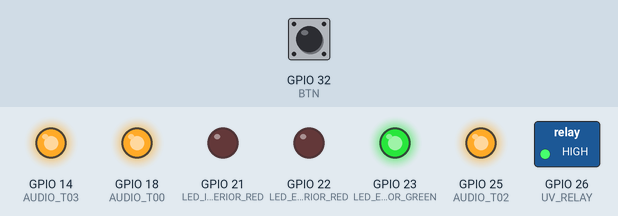
The sketch below on a simulated ESP32. Parts: switched loads named in the sketch (green lamp = pin HIGH), output pins drawn as LEDs (lit = HIGH). Inputs (shaded band) come from the test bench; at power-on: GPIO 32 (BTN) HIGH. Storage starts empty; pins used as bus, display or sensor lines are not drawn; what the sketch prints to the serial monitor is not drawn.

Above: at 1.2 s.
1.3 s: GPIO 32 (BTN) pulled LOW for 0.15 s
At 2.6 s:
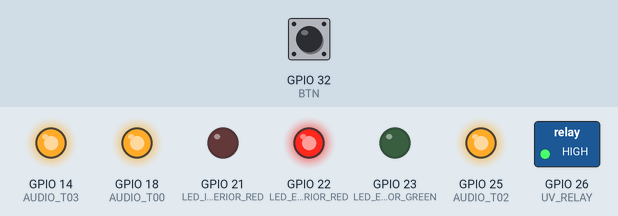
At 32.9 s:
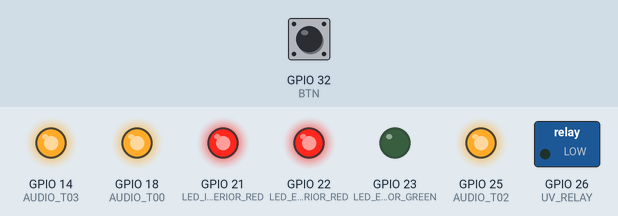
Timing chart, 0 to 33.4 s (numbered marks = the images above; inputs shaded):
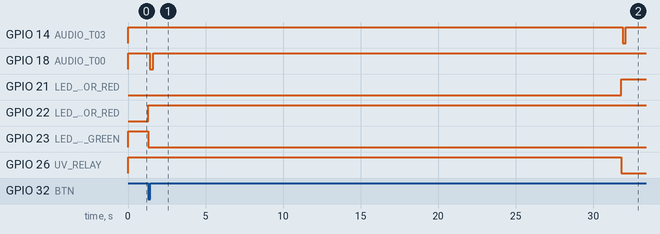

Measured:
- after the input at 1.3 s, GPIO 14 (AUDIO_T03): HIGH → LOW after 30.6 s, → HIGH 0.20 s later; GPIO 18 (AUDIO_T00): HIGH → LOW after 0.12 s, → HIGH 0.20 s later; GPIO 21 (LED_INTERIOR_RED): LOW → HIGH after 30.5 s; GPIO 22 (LED_EXTERIOR_RED): LOW → HIGH at once; GPIO 23 (LED_EXTERIOR_GREEN): HIGH → LOW at once

The sketch:

millipede-esp32.ino
```cpp
#include "WiFi.h"
#include "esp_bt.h"
#include "LittleFS.h"

#define BTN 32
#define UV_RELAY 26
#define LED_EXTERIOR_RED 22
#define LED_EXTERIOR_GREEN 23
#define LED_INTERIOR_RED 21
#define AUDIO_T00 18
#define AUDIO_T03 14
#define AUDIO_T02 25
#define AUDIO_RST 27

const char* countFile = "/counter.txt";

uint32_t readCount(){
  File f = LittleFS.open(countFile, "r");
  if (!f)
    return 0;
  uint32_t val = f.parseInt();
  f.close();
  return val;
}

void writeCount(uint32_t val){
  File f = LittleFS.open(countFile, "w");
  if (f){
    f.print(val);
    f.close();
  }
}

void triggerAudio(int pin){
  delay(100);
  digitalWrite(pin, LOW);
  delay(200);
  digitalWrite(pin, HIGH);
}

void resetAudio(){
  digitalWrite(AUDIO_RST, LOW);
  delay(10);
  digitalWrite(AUDIO_RST, HIGH);
  delay(500);
}

void setup(){
  WiFi.mode(WIFI_OFF);
  btStop();
  esp_bt_controller_disable();
  LittleFS.begin(true);

  Serial.begin(115200);
  Serial.print("Presentation count: ");
  Serial.println(readCount());
  pinMode(BTN, INPUT_PULLUP);

  pinMode(UV_RELAY, OUTPUT);
  digitalWrite(UV_RELAY, HIGH);

  pinMode(LED_EXTERIOR_RED, OUTPUT);
  digitalWrite(LED_EXTERIOR_RED, LOW);

  pinMode(LED_EXTERIOR_GREEN, OUTPUT);
  digitalWrite(LED_EXTERIOR_GREEN, HIGH);

  pinMode(LED_INTERIOR_RED, OUTPUT);
  digitalWrite(LED_INTERIOR_RED, LOW);

  pinMode(AUDIO_T00, OUTPUT);
  digitalWrite(AUDIO_T00, HIGH);

  pinMode(AUDIO_T03, OUTPUT);
  digitalWrite(AUDIO_T03, HIGH);

  pinMode(AUDIO_T02, OUTPUT);
  digitalWrite(AUDIO_T02, HIGH);

  pinMode(AUDIO_RST, OUTPUT);
  digitalWrite(AUDIO_RST, HIGH);
}

#define IDLE 0
#define PHASE_1 1
#define PHASE_2 2
#define PHASE_3 3

int currState = IDLE;
unsigned long phaseStart = 0;

unsigned long lastBtnPress = 0;
const unsigned long debounce_ms = 50;

void loop(){
  switch (currState){

    case IDLE:
      if (digitalRead(BTN) == LOW && millis() - lastBtnPress > debounce_ms){
        lastBtnPress = millis();
        currState = PHASE_1;
        phaseStart = millis();

        writeCount(readCount() +1);

        // LEDs | green turns off & red turns on
        digitalWrite(LED_EXTERIOR_GREEN, LOW);
        digitalWrite(LED_EXTERIOR_RED, HIGH);

        // trigger audio 1
        triggerAudio(AUDIO_T00);

      }

      break;

    case PHASE_1:
      if (millis() - phaseStart >= 30000){
        currState = PHASE_2;
        phaseStart = millis();

        resetAudio(); // resetting the audio before trigger audio 2
        digitalWrite(UV_RELAY, LOW); // uv lights turn on
        digitalWrite(LED_INTERIOR_RED, HIGH); // red interior light turns off

        // trigger audio #2, switched to T03 in testing, but final result should be set to T01)
        triggerAudio(AUDIO_T03);
      }
      break;

    case PHASE_2:
      if (millis() - phaseStart >= 60000){
        currState = PHASE_3;
        phaseStart = millis();

        resetAudio(); //reset before triggering audio 3

        digitalWrite(UV_RELAY, HIGH);  // uv turns off for last 30 seconds
        // trigger audio #3
        triggerAudio(AUDIO_T02);
      }
      break;

    case PHASE_3:
      if (millis() - phaseStart >= 30000){
        currState = IDLE;

        resetAudio(); // reset sound board one last time to idle state for preparing next narration cycle

        // LEDs | green turns on & red turns off for idle state
        digitalWrite(LED_EXTERIOR_RED,   LOW);
        digitalWrite(LED_EXTERIOR_GREEN, HIGH);

        digitalWrite(LED_INTERIOR_RED, LOW); // red interior back on for idle state


      }
      break;
  }
}
```
